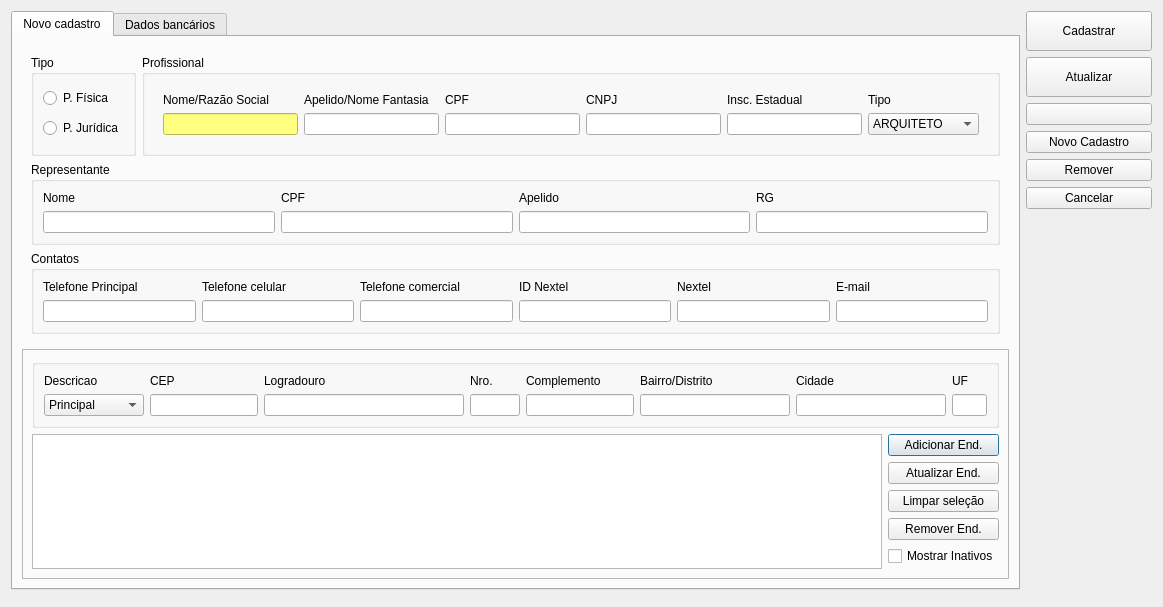
<?xml version="1.0" encoding="UTF-8"?>
<ui version="4.0">
 <class>CadastroProfissional</class>
 <widget class="QDialog" name="CadastroProfissional">
  <property name="windowModality">
   <enum>Qt::NonModal</enum>
  </property>
  <property name="geometry">
   <rect>
    <x>0</x>
    <y>0</y>
    <width>1163</width>
    <height>607</height>
   </rect>
  </property>
  <property name="windowTitle">
   <string>Cadastro de Profissional</string>
  </property>
  <property name="locale">
   <locale language="Portuguese" country="Brazil"/>
  </property>
  <layout class="QGridLayout" name="gridLayout_12">
   <item row="0" column="0">
    <widget class="QTabWidget" name="tabWidget">
     <property name="sizePolicy">
      <sizepolicy hsizetype="Preferred" vsizetype="Preferred">
       <horstretch>0</horstretch>
       <verstretch>0</verstretch>
      </sizepolicy>
     </property>
     <property name="currentIndex">
      <number>0</number>
     </property>
     <widget class="QWidget" name="tab_3">
      <attribute name="title">
       <string>Novo cadastro</string>
      </attribute>
      <layout class="QGridLayout" name="gridLayout">
       <item row="1" column="1">
        <widget class="QFrame" name="frame_2">
         <property name="frameShape">
          <enum>QFrame::StyledPanel</enum>
         </property>
         <property name="frameShadow">
          <enum>QFrame::Raised</enum>
         </property>
         <layout class="QGridLayout" name="gridLayout_21">
          <item row="1" column="0">
           <widget class="QTableView" name="tableEndereco">
            <property name="sizeAdjustPolicy">
             <enum>QAbstractScrollArea::AdjustToContents</enum>
            </property>
            <property name="editTriggers">
             <set>QAbstractItemView::NoEditTriggers</set>
            </property>
            <property name="tabKeyNavigation">
             <bool>false</bool>
            </property>
            <property name="alternatingRowColors">
             <bool>true</bool>
            </property>
            <property name="selectionMode">
             <enum>QAbstractItemView::SingleSelection</enum>
            </property>
            <property name="selectionBehavior">
             <enum>QAbstractItemView::SelectRows</enum>
            </property>
            <attribute name="horizontalHeaderStretchLastSection">
             <bool>false</bool>
            </attribute>
           </widget>
          </item>
          <item row="0" column="0" colspan="2">
           <widget class="QGroupBox" name="groupBox">
            <property name="title">
             <string/>
            </property>
            <layout class="QGridLayout" name="gridLayout_22">
             <item row="1" column="5">
              <widget class="QLineEdit" name="lineEditBairro">
               <property name="minimumSize">
                <size>
                 <width>150</width>
                 <height>0</height>
                </size>
               </property>
              </widget>
             </item>
             <item row="1" column="6">
              <widget class="QLineEdit" name="lineEditCidade">
               <property name="minimumSize">
                <size>
                 <width>150</width>
                 <height>0</height>
                </size>
               </property>
              </widget>
             </item>
             <item row="1" column="7">
              <widget class="QLineEdit" name="lineEditUF">
               <property name="minimumSize">
                <size>
                 <width>35</width>
                 <height>0</height>
                </size>
               </property>
               <property name="maximumSize">
                <size>
                 <width>20</width>
                 <height>16777215</height>
                </size>
               </property>
              </widget>
             </item>
             <item row="1" column="4">
              <widget class="QLineEdit" name="lineEditComp">
               <property name="minimumSize">
                <size>
                 <width>75</width>
                 <height>0</height>
                </size>
               </property>
               <property name="maximumSize">
                <size>
                 <width>16777215</width>
                 <height>16777215</height>
                </size>
               </property>
               <property name="styleSheet">
                <string notr="true"/>
               </property>
              </widget>
             </item>
             <item row="1" column="3">
              <widget class="QLineEdit" name="lineEditNro">
               <property name="minimumSize">
                <size>
                 <width>50</width>
                 <height>0</height>
                </size>
               </property>
               <property name="maximumSize">
                <size>
                 <width>40</width>
                 <height>16777215</height>
                </size>
               </property>
              </widget>
             </item>
             <item row="1" column="2">
              <widget class="QLineEdit" name="lineEditLogradouro">
               <property name="minimumSize">
                <size>
                 <width>200</width>
                 <height>0</height>
                </size>
               </property>
              </widget>
             </item>
             <item row="1" column="1">
              <widget class="LineEditCEP" name="lineEditCEP">
               <property name="sizePolicy">
                <sizepolicy hsizetype="Minimum" vsizetype="Fixed">
                 <horstretch>0</horstretch>
                 <verstretch>0</verstretch>
                </sizepolicy>
               </property>
               <property name="minimumSize">
                <size>
                 <width>75</width>
                 <height>0</height>
                </size>
               </property>
               <property name="maximumSize">
                <size>
                 <width>16777215</width>
                 <height>16777215</height>
                </size>
               </property>
               <property name="toolTip">
                <string>&lt;html&gt;&lt;head/&gt;&lt;body&gt;&lt;p&gt;O sistema preenche o endereço automaticamente a partir do CEP&lt;/p&gt;&lt;/body&gt;&lt;/html&gt;</string>
               </property>
              </widget>
             </item>
             <item row="1" column="0">
              <widget class="QComboBox" name="comboBoxTipoEnd">
               <property name="minimumSize">
                <size>
                 <width>100</width>
                 <height>0</height>
                </size>
               </property>
               <item>
                <property name="text">
                 <string>Principal</string>
                </property>
               </item>
               <item>
                <property name="text">
                 <string>Faturamento</string>
                </property>
               </item>
               <item>
                <property name="text">
                 <string>Entrega</string>
                </property>
               </item>
              </widget>
             </item>
             <item row="0" column="6">
              <widget class="QLabel" name="labelCidade">
               <property name="text">
                <string>Cidade</string>
               </property>
              </widget>
             </item>
             <item row="0" column="1">
              <widget class="QLabel" name="labelCEP">
               <property name="text">
                <string>CEP</string>
               </property>
              </widget>
             </item>
             <item row="0" column="0">
              <widget class="QLabel" name="labelDescricao">
               <property name="text">
                <string>Descricao</string>
               </property>
              </widget>
             </item>
             <item row="0" column="2">
              <widget class="QLabel" name="labelEndereco">
               <property name="text">
                <string>Logradouro</string>
               </property>
              </widget>
             </item>
             <item row="0" column="5">
              <widget class="QLabel" name="labelBairro">
               <property name="text">
                <string>Bairro/Distrito</string>
               </property>
              </widget>
             </item>
             <item row="0" column="3">
              <widget class="QLabel" name="labelNro">
               <property name="text">
                <string>Nro.</string>
               </property>
              </widget>
             </item>
             <item row="0" column="4">
              <widget class="QLabel" name="labelComp">
               <property name="text">
                <string>Complemento</string>
               </property>
              </widget>
             </item>
             <item row="0" column="7">
              <widget class="QLabel" name="labelUF">
               <property name="text">
                <string>UF</string>
               </property>
              </widget>
             </item>
            </layout>
           </widget>
          </item>
          <item row="1" column="1">
           <layout class="QVBoxLayout" name="verticalLayout_3">
            <item>
             <widget class="QPushButton" name="pushButtonAdicionarEnd">
              <property name="text">
               <string>Adicionar End.</string>
              </property>
             </widget>
            </item>
            <item>
             <widget class="QPushButton" name="pushButtonAtualizarEnd">
              <property name="text">
               <string>Atualizar End.</string>
              </property>
             </widget>
            </item>
            <item>
             <widget class="QPushButton" name="pushButtonEndLimpar">
              <property name="text">
               <string>Limpar seleção</string>
              </property>
             </widget>
            </item>
            <item>
             <widget class="QPushButton" name="pushButtonRemoverEnd">
              <property name="text">
               <string>Remover End.</string>
              </property>
             </widget>
            </item>
            <item>
             <widget class="QCheckBox" name="checkBoxMostrarInativos">
              <property name="text">
               <string>Mostrar Inativos</string>
              </property>
              <property name="checkable">
               <bool>true</bool>
              </property>
             </widget>
            </item>
            <item>
             <spacer name="verticalSpacer_4">
              <property name="orientation">
               <enum>Qt::Vertical</enum>
              </property>
              <property name="sizeHint" stdset="0">
               <size>
                <width>20</width>
                <height>40</height>
               </size>
              </property>
             </spacer>
            </item>
           </layout>
          </item>
         </layout>
        </widget>
       </item>
       <item row="0" column="1">
        <widget class="QFrame" name="frame">
         <layout class="QGridLayout" name="gridLayout_15">
          <item row="1" column="0" colspan="4">
           <layout class="QGridLayout" name="gridLayout_7">
            <item row="0" column="1">
             <widget class="QGroupBox" name="groupBoxPJuridica">
              <property name="title">
               <string>Profissional</string>
              </property>
              <property name="checkable">
               <bool>false</bool>
              </property>
              <property name="checked">
               <bool>false</bool>
              </property>
              <layout class="QGridLayout" name="gridLayout_10">
               <item row="1" column="1">
                <widget class="QWidget" name="widgetPJ" native="true">
                 <layout class="QGridLayout" name="gridLayout_13">
                  <item row="0" column="0">
                   <widget class="QLabel" name="labelCliente">
                    <property name="text">
                     <string>Nome/Razão Social</string>
                    </property>
                   </widget>
                  </item>
                  <item row="0" column="1">
                   <widget class="QLabel" name="label_54">
                    <property name="text">
                     <string>Apelido/Nome Fantasia</string>
                    </property>
                   </widget>
                  </item>
                  <item row="0" column="3">
                   <widget class="QLabel" name="labelCNPJ">
                    <property name="text">
                     <string>CNPJ</string>
                    </property>
                   </widget>
                  </item>
                  <item row="0" column="4">
                   <widget class="QLabel" name="labelInscricaoEstadual">
                    <property name="text">
                     <string>Insc. Estadual</string>
                    </property>
                   </widget>
                  </item>
                  <item row="1" column="0">
                   <widget class="QLineEdit" name="lineEditProfissional">
                    <property name="minimumSize">
                     <size>
                      <width>120</width>
                      <height>0</height>
                     </size>
                    </property>
                    <property name="styleSheet">
                     <string notr="true">background-color: rgb(255, 255, 127);</string>
                    </property>
                   </widget>
                  </item>
                  <item row="1" column="1">
                   <widget class="QLineEdit" name="lineEditNomeFantasia">
                    <property name="minimumSize">
                     <size>
                      <width>120</width>
                      <height>0</height>
                     </size>
                    </property>
                   </widget>
                  </item>
                  <item row="1" column="3">
                   <widget class="QLineEdit" name="lineEditCNPJ">
                    <property name="minimumSize">
                     <size>
                      <width>100</width>
                      <height>0</height>
                     </size>
                    </property>
                    <property name="maximumSize">
                     <size>
                      <width>135</width>
                      <height>16777215</height>
                     </size>
                    </property>
                   </widget>
                  </item>
                  <item row="1" column="4">
                   <widget class="QLineEdit" name="lineEditInscEstadual">
                    <property name="minimumSize">
                     <size>
                      <width>100</width>
                      <height>0</height>
                     </size>
                    </property>
                    <property name="maximumSize">
                     <size>
                      <width>135</width>
                      <height>16777215</height>
                     </size>
                    </property>
                   </widget>
                  </item>
                  <item row="1" column="2">
                   <widget class="QLineEdit" name="lineEditCPF">
                    <property name="minimumSize">
                     <size>
                      <width>100</width>
                      <height>0</height>
                     </size>
                    </property>
                    <property name="maximumSize">
                     <size>
                      <width>16777215</width>
                      <height>16777215</height>
                     </size>
                    </property>
                   </widget>
                  </item>
                  <item row="0" column="2">
                   <widget class="QLabel" name="labelCPF">
                    <property name="text">
                     <string>CPF</string>
                    </property>
                   </widget>
                  </item>
                  <item row="1" column="5">
                   <widget class="QComboBox" name="comboBoxTipo">
                    <item>
                     <property name="text">
                      <string>ARQUITETO</string>
                     </property>
                    </item>
                    <item>
                     <property name="text">
                      <string>ENGENHEIRO</string>
                     </property>
                    </item>
                    <item>
                     <property name="text">
                      <string>DECORADOR</string>
                     </property>
                    </item>
                    <item>
                     <property name="text">
                      <string>OUTRO</string>
                     </property>
                    </item>
                   </widget>
                  </item>
                  <item row="0" column="5">
                   <widget class="QLabel" name="labelTipo">
                    <property name="text">
                     <string>Tipo</string>
                    </property>
                   </widget>
                  </item>
                 </layout>
                </widget>
               </item>
              </layout>
             </widget>
            </item>
            <item row="0" column="0">
             <widget class="QGroupBox" name="groupBoxPFPJ">
              <property name="title">
               <string>Tipo</string>
              </property>
              <layout class="QVBoxLayout" name="verticalLayout_4">
               <item>
                <widget class="QRadioButton" name="radioButtonPF">
                 <property name="text">
                  <string>P. Física</string>
                 </property>
                </widget>
               </item>
               <item>
                <widget class="QRadioButton" name="radioButtonPJ">
                 <property name="text">
                  <string>P. Jurídica</string>
                 </property>
                </widget>
               </item>
              </layout>
             </widget>
            </item>
            <item row="1" column="0" colspan="2">
             <widget class="QGroupBox" name="groupBoxDadosPessoais">
              <property name="title">
               <string>Representante</string>
              </property>
              <layout class="QGridLayout" name="gridLayout_8">
               <item row="0" column="2">
                <widget class="QLabel" name="labelCPFContato">
                 <property name="text">
                  <string>CPF</string>
                 </property>
                </widget>
               </item>
               <item row="0" column="5">
                <widget class="QLabel" name="label_1">
                 <property name="text">
                  <string>RG</string>
                 </property>
                </widget>
               </item>
               <item row="1" column="2">
                <widget class="QLineEdit" name="lineEditContatoCPF">
                 <property name="minimumSize">
                  <size>
                   <width>100</width>
                   <height>0</height>
                  </size>
                 </property>
                 <property name="maximumSize">
                  <size>
                   <width>16777215</width>
                   <height>16777215</height>
                  </size>
                 </property>
                </widget>
               </item>
               <item row="0" column="4">
                <widget class="QLabel" name="labelApelido">
                 <property name="text">
                  <string>Apelido</string>
                 </property>
                </widget>
               </item>
               <item row="0" column="1">
                <widget class="QLabel" name="labelNome_2">
                 <property name="text">
                  <string>Nome</string>
                 </property>
                </widget>
               </item>
               <item row="1" column="4">
                <widget class="QLineEdit" name="lineEditContatoApelido">
                 <property name="minimumSize">
                  <size>
                   <width>100</width>
                   <height>0</height>
                  </size>
                 </property>
                 <property name="maximumSize">
                  <size>
                   <width>16777215</width>
                   <height>16777215</height>
                  </size>
                 </property>
                </widget>
               </item>
               <item row="1" column="5">
                <widget class="QLineEdit" name="lineEditContatoRG">
                 <property name="minimumSize">
                  <size>
                   <width>70</width>
                   <height>0</height>
                  </size>
                 </property>
                 <property name="maximumSize">
                  <size>
                   <width>16777215</width>
                   <height>16777215</height>
                  </size>
                 </property>
                </widget>
               </item>
               <item row="1" column="1">
                <widget class="QLineEdit" name="lineEditContatoNome">
                 <property name="minimumSize">
                  <size>
                   <width>200</width>
                   <height>0</height>
                  </size>
                 </property>
                 <property name="toolTip">
                  <string/>
                 </property>
                </widget>
               </item>
              </layout>
              <zorder>labelNome_2</zorder>
              <zorder>labelCPFContato</zorder>
              <zorder>lineEditContatoCPF</zorder>
              <zorder>labelApelido</zorder>
              <zorder>lineEditContatoApelido</zorder>
              <zorder>label_1</zorder>
              <zorder>lineEditContatoRG</zorder>
              <zorder>lineEditContatoNome</zorder>
             </widget>
            </item>
            <item row="2" column="0" colspan="2">
             <widget class="QGroupBox" name="groupBoxContatos">
              <property name="title">
               <string>Contatos</string>
              </property>
              <layout class="QGridLayout" name="gridLayout_9">
               <item row="1" column="1">
                <widget class="LineEditTel" name="lineEditTel_Cel">
                 <property name="minimumSize">
                  <size>
                   <width>100</width>
                   <height>0</height>
                  </size>
                 </property>
                </widget>
               </item>
               <item row="0" column="4">
                <widget class="QLabel" name="label_14">
                 <property name="text">
                  <string>ID Nextel</string>
                 </property>
                </widget>
               </item>
               <item row="0" column="5">
                <widget class="QLabel" name="label">
                 <property name="text">
                  <string>Nextel</string>
                 </property>
                </widget>
               </item>
               <item row="0" column="6">
                <widget class="QLabel" name="label_3">
                 <property name="text">
                  <string>E-mail</string>
                 </property>
                </widget>
               </item>
               <item row="0" column="0">
                <widget class="QLabel" name="label_18">
                 <property name="text">
                  <string>Telefone Principal</string>
                 </property>
                </widget>
               </item>
               <item row="1" column="0">
                <widget class="LineEditTel" name="lineEditTel_Res">
                 <property name="minimumSize">
                  <size>
                   <width>100</width>
                   <height>0</height>
                  </size>
                 </property>
                </widget>
               </item>
               <item row="0" column="2">
                <widget class="QLabel" name="label_20">
                 <property name="text">
                  <string>Telefone comercial</string>
                 </property>
                </widget>
               </item>
               <item row="0" column="1">
                <widget class="QLabel" name="label_19">
                 <property name="text">
                  <string>Telefone celular</string>
                 </property>
                </widget>
               </item>
               <item row="1" column="5">
                <widget class="LineEditTel" name="lineEditNextel">
                 <property name="minimumSize">
                  <size>
                   <width>100</width>
                   <height>0</height>
                  </size>
                 </property>
                </widget>
               </item>
               <item row="1" column="2">
                <widget class="LineEditTel" name="lineEditTel_Com">
                 <property name="minimumSize">
                  <size>
                   <width>100</width>
                   <height>0</height>
                  </size>
                 </property>
                </widget>
               </item>
               <item row="1" column="4">
                <widget class="QLineEdit" name="lineEditIdNextel">
                 <property name="minimumSize">
                  <size>
                   <width>100</width>
                   <height>0</height>
                  </size>
                 </property>
                </widget>
               </item>
               <item row="1" column="6">
                <widget class="QLineEdit" name="lineEditEmail">
                 <property name="minimumSize">
                  <size>
                   <width>120</width>
                   <height>0</height>
                  </size>
                 </property>
                 <property name="inputMethodHints">
                  <set>Qt::ImhEmailCharactersOnly</set>
                 </property>
                </widget>
               </item>
              </layout>
             </widget>
            </item>
           </layout>
          </item>
         </layout>
        </widget>
       </item>
      </layout>
     </widget>
     <widget class="QWidget" name="tab_2">
      <attribute name="title">
       <string>Dados bancários</string>
      </attribute>
      <layout class="QGridLayout" name="gridLayout_2">
       <item row="0" column="0">
        <widget class="QGroupBox" name="groupBox_2">
         <property name="title">
          <string>Dados bancários:</string>
         </property>
         <layout class="QGridLayout" name="gridLayout_5">
          <item row="0" column="0">
           <layout class="QGridLayout" name="gridLayout_4">
            <item row="1" column="0">
             <widget class="QLabel" name="labelBanco_3">
              <property name="text">
               <string>CPF:</string>
              </property>
             </widget>
            </item>
            <item row="1" column="1">
             <widget class="QLineEdit" name="lineEditCPFBancario"/>
            </item>
            <item row="2" column="0">
             <widget class="QLabel" name="labelBanco">
              <property name="text">
               <string>Banco:</string>
              </property>
             </widget>
            </item>
            <item row="4" column="0">
             <widget class="QLabel" name="labelAgencia">
              <property name="text">
               <string>Agência:</string>
              </property>
             </widget>
            </item>
            <item row="0" column="1">
             <widget class="QLineEdit" name="lineEditNomeBancario"/>
            </item>
            <item row="0" column="0">
             <widget class="QLabel" name="labelBanco_2">
              <property name="text">
               <string>Nome:</string>
              </property>
             </widget>
            </item>
            <item row="2" column="1">
             <widget class="QLineEdit" name="lineEditBanco"/>
            </item>
            <item row="5" column="1">
             <widget class="QLineEdit" name="lineEditCC"/>
            </item>
            <item row="4" column="1">
             <widget class="QLineEdit" name="lineEditAgencia"/>
            </item>
            <item row="5" column="0">
             <widget class="QLabel" name="labelCC">
              <property name="text">
               <string>C/C:</string>
              </property>
             </widget>
            </item>
           </layout>
          </item>
          <item row="0" column="1">
           <spacer name="horizontalSpacer">
            <property name="orientation">
             <enum>Qt::Horizontal</enum>
            </property>
            <property name="sizeHint" stdset="0">
             <size>
              <width>40</width>
              <height>20</height>
             </size>
            </property>
           </spacer>
          </item>
          <item row="1" column="0">
           <spacer name="verticalSpacer_2">
            <property name="orientation">
             <enum>Qt::Vertical</enum>
            </property>
            <property name="sizeHint" stdset="0">
             <size>
              <width>20</width>
              <height>40</height>
             </size>
            </property>
           </spacer>
          </item>
         </layout>
        </widget>
       </item>
      </layout>
     </widget>
    </widget>
   </item>
   <item row="0" column="1" rowspan="2">
    <layout class="QVBoxLayout" name="verticalLayout">
     <item>
      <widget class="QPushButton" name="pushButtonCadastrar">
       <property name="minimumSize">
        <size>
         <width>0</width>
         <height>40</height>
        </size>
       </property>
       <property name="text">
        <string>Cadastrar</string>
       </property>
       <property name="autoDefault">
        <bool>false</bool>
       </property>
      </widget>
     </item>
     <item>
      <widget class="QPushButton" name="pushButtonAtualizar">
       <property name="minimumSize">
        <size>
         <width>0</width>
         <height>40</height>
        </size>
       </property>
       <property name="text">
        <string>Atualizar</string>
       </property>
      </widget>
     </item>
     <item>
      <widget class="QPushButton" name="pushButtonBuscar">
       <property name="text">
        <string/>
       </property>
       <property name="icon">
        <iconset resource="../qrs/resources.qrc">
         <normaloff>:/search.png</normaloff>:/search.png</iconset>
       </property>
      </widget>
     </item>
     <item>
      <widget class="QPushButton" name="pushButtonNovoCad">
       <property name="text">
        <string>Novo Cadastro</string>
       </property>
      </widget>
     </item>
     <item>
      <widget class="QPushButton" name="pushButtonRemover">
       <property name="text">
        <string>Remover</string>
       </property>
      </widget>
     </item>
     <item>
      <widget class="QPushButton" name="pushButtonCancelar">
       <property name="text">
        <string>Cancelar</string>
       </property>
       <property name="autoDefault">
        <bool>false</bool>
       </property>
      </widget>
     </item>
     <item>
      <spacer name="verticalSpacer">
       <property name="orientation">
        <enum>Qt::Vertical</enum>
       </property>
       <property name="sizeHint" stdset="0">
        <size>
         <width>20</width>
         <height>40</height>
        </size>
       </property>
      </spacer>
     </item>
    </layout>
   </item>
  </layout>
 </widget>
 <customwidgets>
  <customwidget>
   <class>LineEditCEP</class>
   <extends>QLineEdit</extends>
   <header>src/lineeditcep.h</header>
  </customwidget>
  <customwidget>
   <class>LineEditTel</class>
   <extends>QLineEdit</extends>
   <header>src/lineedittel.h</header>
  </customwidget>
 </customwidgets>
 <tabstops>
  <tabstop>pushButtonCadastrar</tabstop>
  <tabstop>pushButtonAtualizar</tabstop>
  <tabstop>pushButtonBuscar</tabstop>
  <tabstop>pushButtonNovoCad</tabstop>
  <tabstop>pushButtonRemover</tabstop>
  <tabstop>pushButtonCancelar</tabstop>
  <tabstop>tabWidget</tabstop>
 </tabstops>
 <resources>
  <include location="../qrs/resources.qrc"/>
 </resources>
 <connections/>
</ui>
